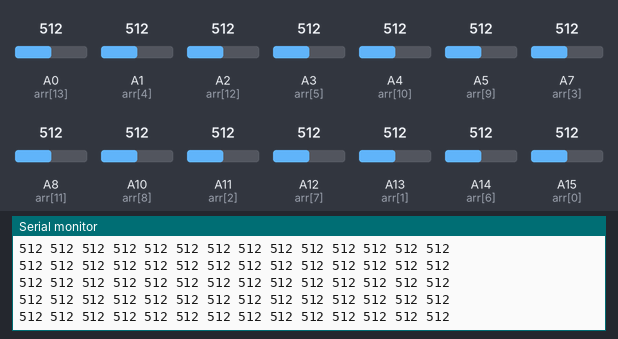
A sketch run on a simulated Arduino Mega 2560, built with avr-gcc and run on an emulated ATmega2560. On the bench: the last lines printed to the serial monitor. Inputs (shaded band) come from the test bench; at power-on: A0 (arr[13]) = 512, A1 (arr[4]) = 512, A7 (arr[3]) = 512, A2 (arr[12]) = 512, A3 (arr[5]) = 512, A4 (arr[10]) = 512, A5 (arr[9]) = 512, A8 (arr[11]) = 512, A10 (arr[8]) = 512, A11 (arr[2]) = 512, A12 (arr[7]) = 512, A13 (arr[1]) = 512, A14 (arr[6]) = 512, A15 (arr[0]) = 512.

Above: at 1.2 s.
1.3 s: A0 (arr[13]) set to 104
At 1.46 s:
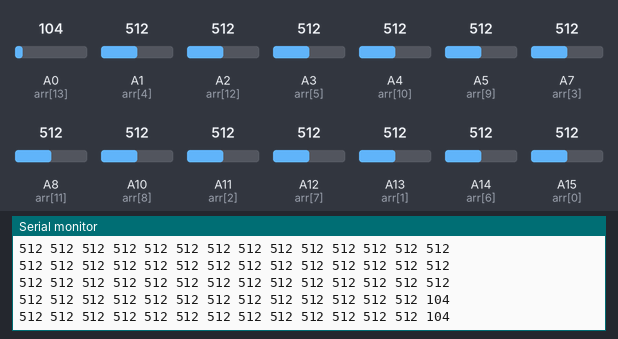
4.3 s: A0 (arr[13]) set to 93
At 4.37 s:
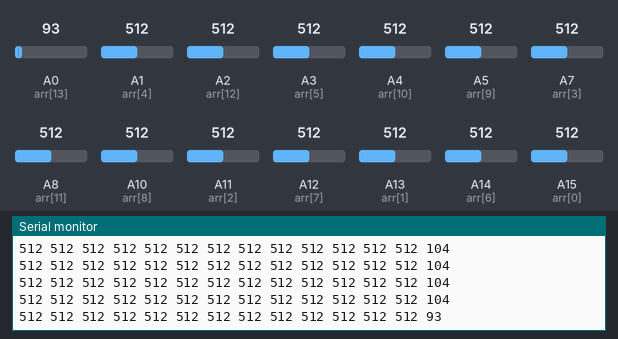
7.3 s: A1 (arr[4]) set to 110
At 7.38 s:
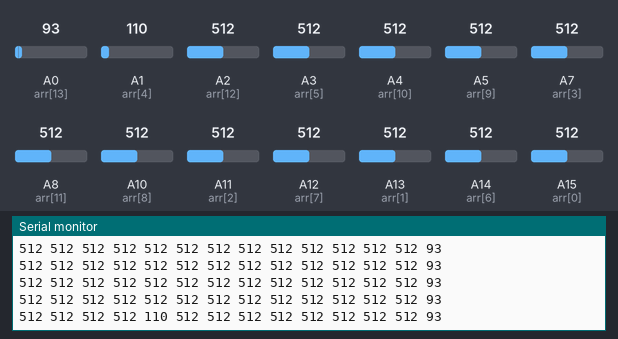
10.3 s: A1 (arr[4]) set to 88
At 10.39 s:
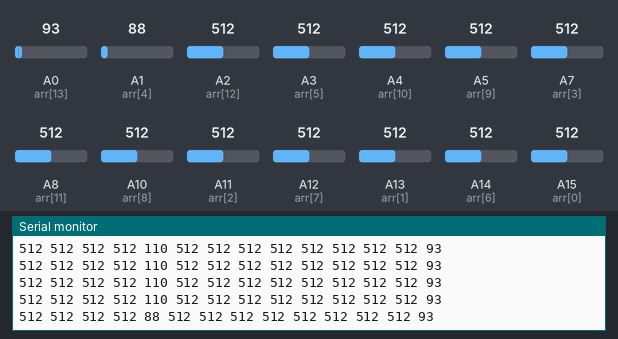
14.8 s: A7 (arr[3]) set to 105
At 14.85 s:
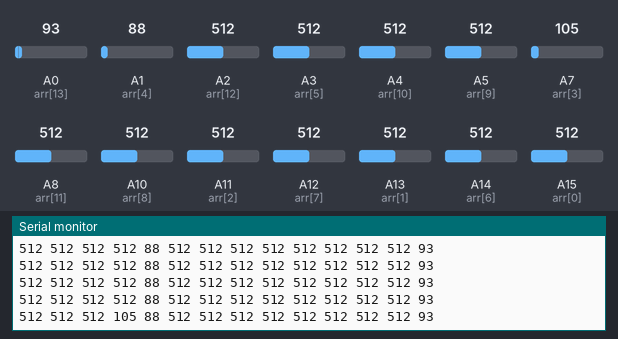
17.8 s: A7 (arr[3]) set to 89
At 17.86 s:
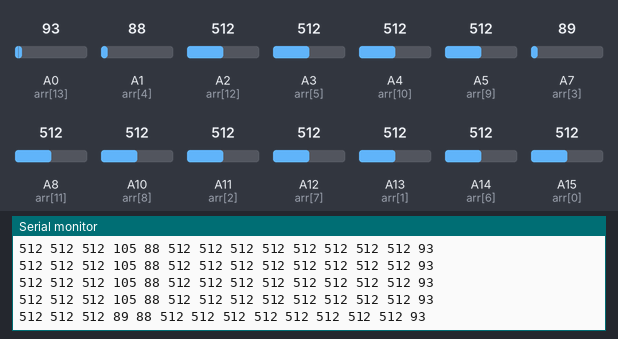
Timing chart, 0 to 20.3 s (numbered marks = the images above; inputs shaded):
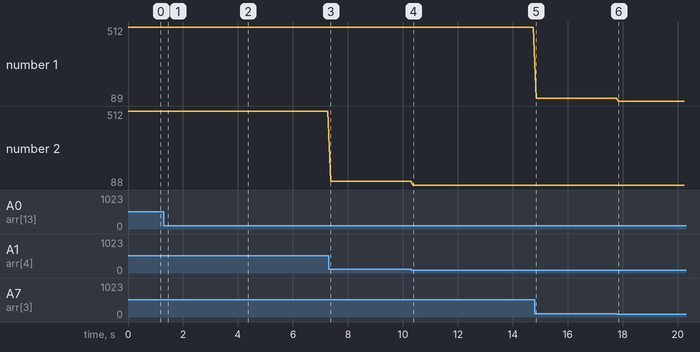

Measured:
- after the input at 1.3 s, the serial monitor: prints a new line after 0.05 s (image 1)
- after the input at 4.3 s, the serial monitor: prints a new line after 0.06 s (image 2)
- after the input at 7.3 s, the serial monitor: prints a new line after 0.07 s (image 3)
- after the input at 10.3 s, the serial monitor: prints a new line after 0.09 s (image 4)
- after the input at 14.8 s, the serial monitor: prints a new line after 0.05 s (image 5)
- after the input at 17.8 s, the serial monitor: prints a new line after 0.06 s (image 6)
- plotted number 1: 512 → 105 after the input at 14.8 s, 105 → 89 after the input at 17.8 s
- plotted number 2: 512 → 110 after the input at 7.3 s, 110 → 88 after the input at 10.3 s

The sketch:

lfrTest.ino
```cpp
//int arr[] = { A0,A1,A2,A3,A4,A5,A7,A8,A10,A11,A12,A13,A14,A15};
int arr[] = { A15,A13,A11,A7,A1,A3,A14,A12,A10,A5,A4,A8,A2,A0};
void setup() {
  // put your setup code here, to run once:
Serial.begin(9600);
for(int i=0;i<14;i++){
  pinMode(A0,INPUT);
}

}

void loop() {

for(int i=0;i<14;i++){
  Serial.print(analogRead(arr[i]));Serial.print(" ");
}
Serial.println(" ");delay(100);
}
```
